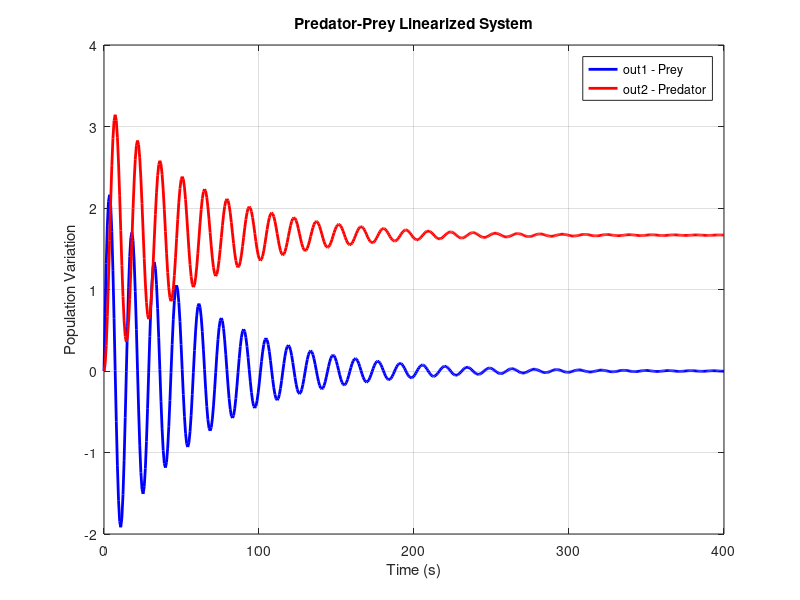

MATLAB code for this plot:
clc;
clear;
close all;

% Parameters
a = 0.6;
b = 0.02;
c = 0.01;
d = 0.3;

% Equilibrium point
xe = 30;
ye = 31.6666667;

% Linearization
A = [a-b*ye, -b*xe;
     c*ye,   c*xe-d];

B = [1; 0];
C = eye(2);
D = zeros(2,1);

% State Space
sys = ss(A,B,C,D);

% Display results
disp('Matrix A =');
disp(A);

disp('Matrix B =');
disp(B);

disp('Poles =');
disp(eig(A));

disp('Transfer Function =');
tf(sys)

% Step Response
% Step Response of both outputs
figure;

[y,t] = step(sys);

plot(t,y(:,1),'b','LineWidth',2);
hold on;
plot(t,y(:,2),'r','LineWidth',2);

grid on;
xlabel('Time (s)');
ylabel('Population Variation');
title('Predator-Prey Linearized System');

legend('out1 - Prey','out2 - Predator');
